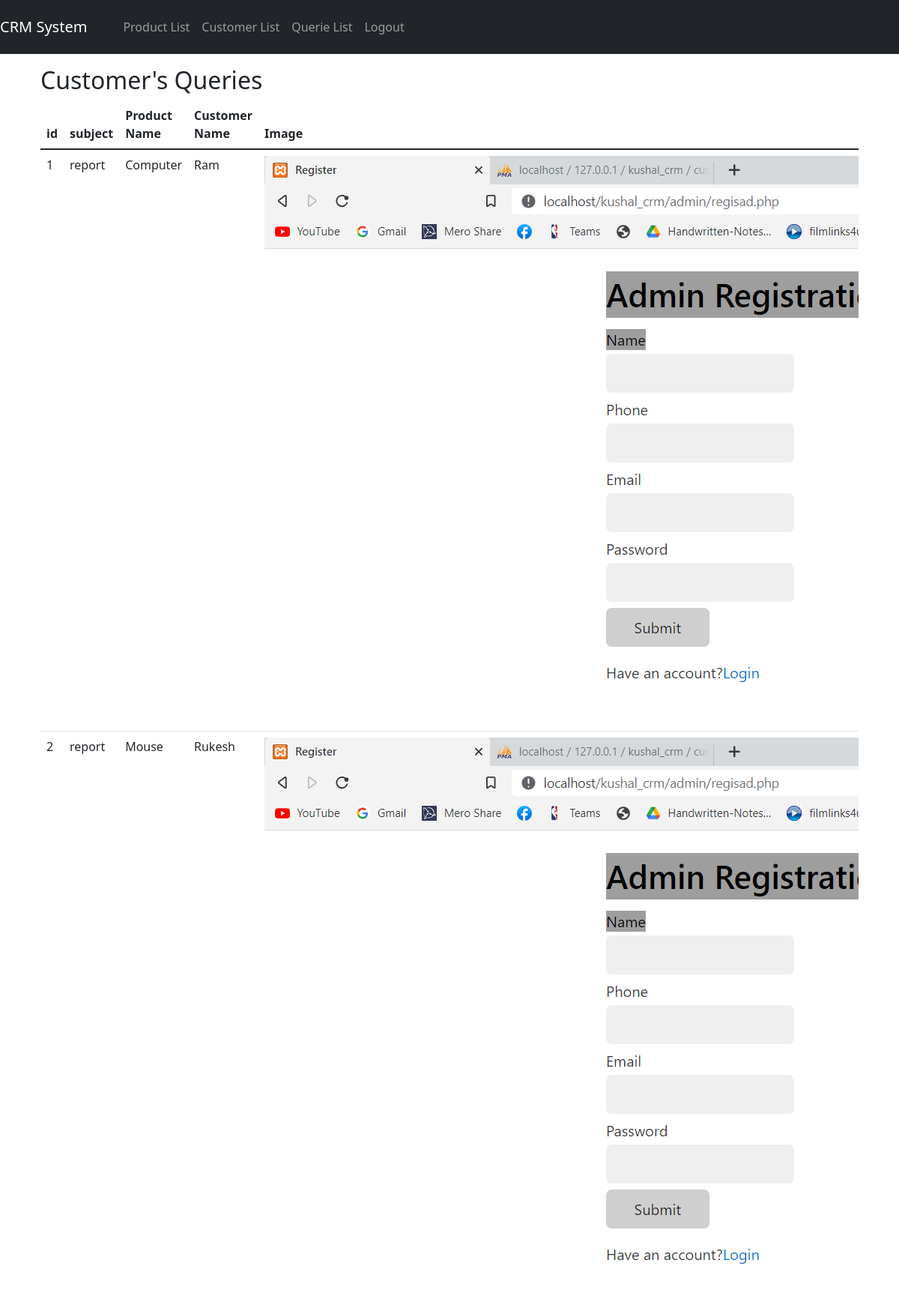
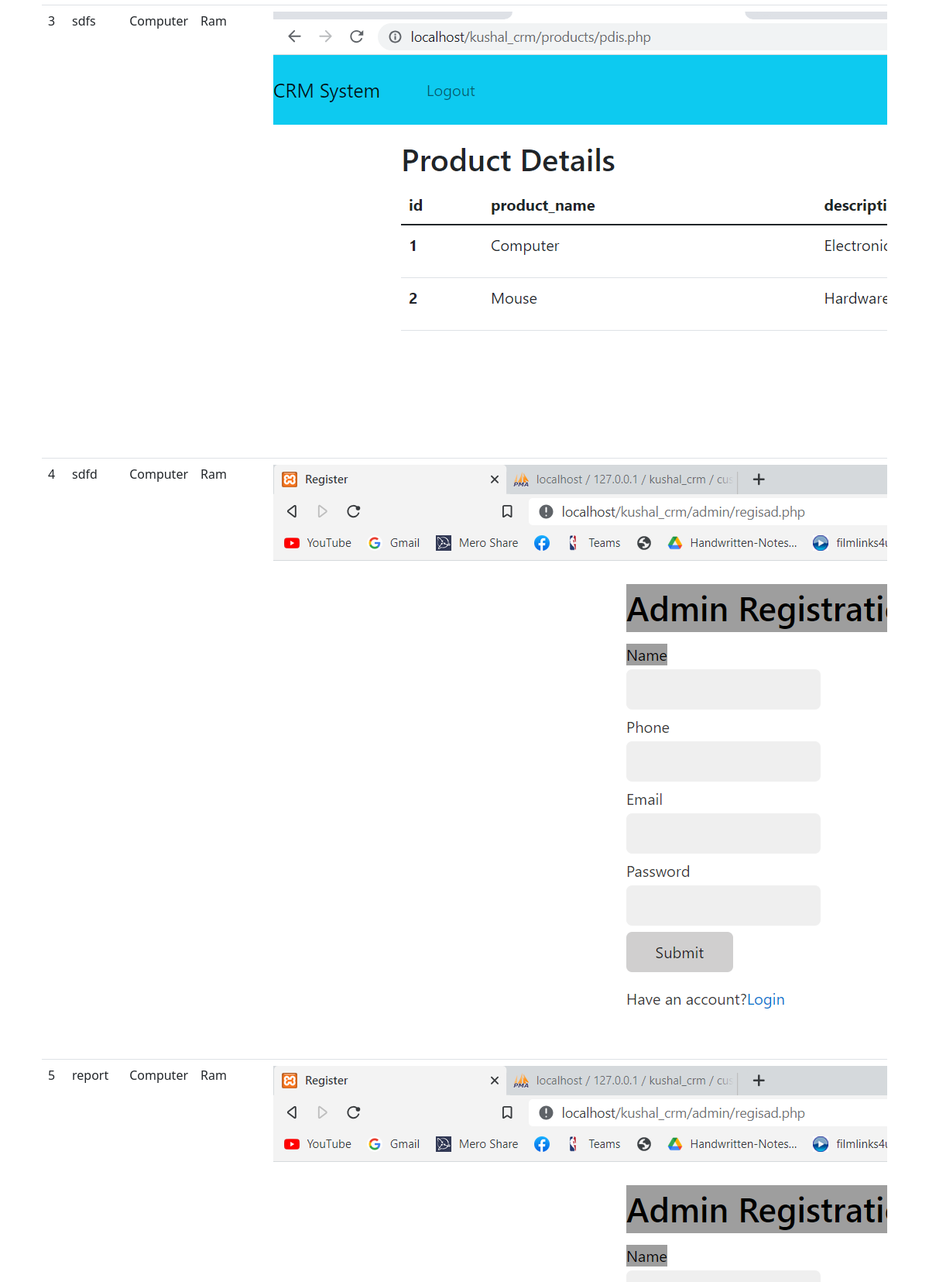
The page /queries/qdis.php (signed in, upper part) on the database its author committed (2 pictures, top to bottom).
### tables this page shows
CREATE TABLE `customer_queries` (
  `id` int(11) NOT NULL,
  `subject` varchar(255) NOT NULL,
  `product_id` int(11) NOT NULL,
  `customer_id` int(11) NOT NULL,
  `description` varchar(225) NOT NULL,
  `image` varchar(255) DEFAULT NULL
);

CREATE TABLE `products` (
  `id` int(11) NOT NULL,
  `product_name` varchar(255) NOT NULL,
  `description` text DEFAULT NULL,
  `created_at` timestamp NOT NULL DEFAULT current_timestamp() ON UPDATE current_timestamp()
);

CREATE TABLE `customers` (
  `id` int(11) NOT NULL,
  `name` varchar(200) NOT NULL,
  `description` text DEFAULT NULL,
  `email` varchar(200) NOT NULL,
  `phone` int(11) NOT NULL,
  `created_at` timestamp NOT NULL DEFAULT current_timestamp() ON UPDATE current_timestamp()
);

### queries/qdis.php (the view, shortened to what this page needs)
<?php include'../main/header.php' ?>
<div class="container mt-3">
  <h2>Customer's Queries</h2>
  <div class="table-responsive">
  <table class="table  table-stripped">
    <thead>
      <tr>
        <th>id</th>
        <th>subject</th>
        <th>Product Name</th>
        <th>Customer Name</th>
        <th>Image</th>
      </tr>
    </thead>
    <tbody>
     <?php
     include '../include/connect.php';
    $sql = "SELECT
    customer_queries.id,
    customer_queries.subject,
    products.product_name as product_name,
    products.id as product_id,
    customers.name as customer_name,
    customers.id as customer_id,
    customer_queries.image
    FROM ((customer_queries
    INNER JOIN products ON customer_queries.product_id = products.id)
    INNER JOIN customers ON customer_queries.customer_id = customers.id)";
        $result = mysqli_query($con,$sql);
        if($row=mysqli_fetch_assoc($result)>0)
        {
            foreach($result as $row)
            {
                ?>
                <tr>
                <td><?php echo $row['id'];?></td>
                <td><?php echo $row['subject'];?></td>
                <td><?php echo $row['product_name'];?></td>
                <td><?php echo $row['customer_name'];?></td>
                <td>
                    <img src="<?php echo "../".$row['image']; ?>"  alt="">
               </td>
                </tr>
                <?php
            }
        }
     ?>
    </tbody>
  </table>
  </div>
</div>
<?php include'../main/footer.php' ?>

### rows shown on the page
customer_queries: id "1", subject "report", product.product_name "Computer", customer.name "Ram", image (picture)
customer_queries: id "2", subject "report", product.product_name "Mouse", customer.name "Rukesh", image (picture)
customer_queries: id "3", subject "sdfs", product.product_name "Computer", customer.name "Ram", image (picture)
customer_queries: id "4", subject "sdfd", product.product_name "Computer", customer.name "Ram", image (picture)
customer_queries: id "5", subject "report", product.product_name "Computer", customer.name "Ram", image (picture)
